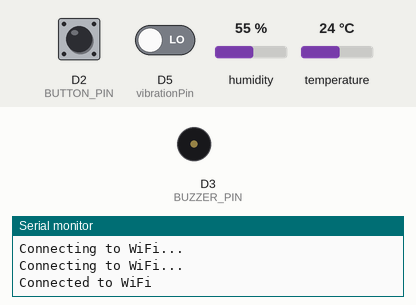
Recording of a sketch running on a simulated ESP8266 (NodeMCU). On the bench: buzzer (waves = sounding, pin HIGH), the last lines printed to the serial monitor. The test bench sets the inputs (shaded band); at power-on: D2 (BUTTON_PIN) HIGH, D5 (vibrationPin) LOW, humidity 55 %, temperature 24 °C. WiFi joins after 1.5 s; servers stay silent unless stated; uploads are accepted with an empty reply; random numbers use the default seed unless the sketch sets one.

Above: at 3.2 s.
3.3 s: D2 (BUTTON_PIN) pulled LOW for 0.15 s
At 3.9 s:
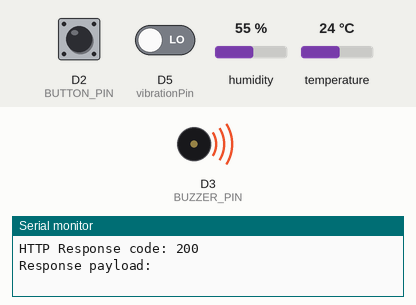
5.5 s: D2 (BUTTON_PIN) driven LOW and D5 (vibrationPin) driven HIGH
At 7.5 s:
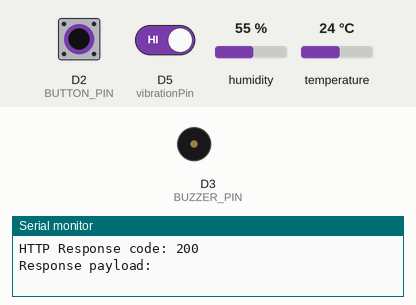
Timing chart, 0 to 9.0 s (numbered marks = the images above; inputs shaded):
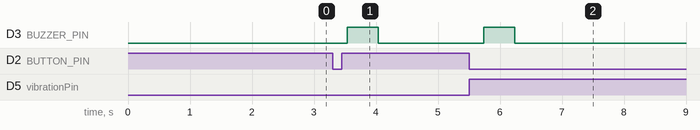

The sketch:

thesis.ino
```cpp
#include <ESP8266WiFi.h>
#include <ESP8266HTTPClient.h>
#include <ArduinoJson.h>
#include <DHT.h>

//const char* ssid = "Bus Security";
//const char* password = "12121212";
const char* ssid = "404_ERROR";
const char* password = "404notfound";
const char* serverUrl = "http://192.168.0.101:8080";

static const uint8_t D0   = 16;
static const uint8_t D1   = 5;
static const uint8_t D2   = 4;
static const uint8_t D3   = 0;
static const uint8_t D4   = 2;
static const uint8_t D5   = 14;
static const uint8_t D6   = 12;
static const uint8_t D7   = 13;
static const uint8_t D8   = 15;
static const uint8_t D9   = 3;
static const uint8_t D10  = 1;

int retryCount = 3; // Number of retry attempts

#define vibrationPin D5 //for vibration sensor
String vibrationMessage;

#define DHTPIN D1  // Pin where the DHT11 sensor is connected
#define DHTTYPE DHT11
DHT dht(DHTPIN, DHTTYPE);

#define BUTTON_PIN D2  // Pin where the push button is connected
#define BUZZER_PIN D3  // Pin where the buzzer is connected


bool buttonState = false;
bool lastButtonState = false;

void setup() {
  Serial.begin(9600);
  dht.begin();
  pinMode(BUTTON_PIN, INPUT_PULLUP);
  pinMode(BUZZER_PIN, OUTPUT);
  pinMode(vibrationPin, INPUT);

  // Connect to Wi-Fi
  WiFi.begin(ssid, password);
  while (WiFi.status() != WL_CONNECTED) {
    delay(1000);
    Serial.println("Connecting to WiFi...");
  }
  Serial.println("Connected to WiFi");
}

float generateRandomValue() {
  // Generate a random value between 0 and 1000 (scaled to 0-10)
  int randomValue = random(1001);

  // Convert the random value to a float and divide by 100 to get values between 0 and 10
  float scaledValue = (float)randomValue / 100.0;

  return scaledValue;
}

void loop() {
  buttonState = digitalRead(BUTTON_PIN);

  if (buttonState != lastButtonState) {
    if (buttonState == LOW) {
      float humidity = dht.readHumidity();
      float temperature = dht.readTemperature();
      int vibrationState = digitalRead(vibrationPin);
      bool isVibrationDetected = (vibrationState == HIGH);
      float vibrationValue;
      if (isVibrationDetected) {
          vibrationMessage = "true"; // Store message when vibration is detected
          vibrationValue = generateRandomValue();
        } else {
          vibrationMessage = "false"; // Store message when no vibration is detected
          vibrationValue=0;
        }

      if (!isnan(humidity) && !isnan(temperature)) {
       StaticJsonDocument<200> jsonDocument;
        jsonDocument["temperature"] = temperature;
        jsonDocument["humidity"] = humidity;
        jsonDocument["vibration"] = vibrationMessage;
        jsonDocument["vibrationValue"] = vibrationValue;

        String jsonString;
        serializeJson(jsonDocument, jsonString);

        Serial.println(jsonString);


          WiFiClient client;
          HTTPClient http;
          http.begin(client, serverUrl);
          http.addHeader("Content-Type", "application/json");
          int httpCode = http.POST(jsonString);
          Serial.print("HTTP Response code: ");
          Serial.println(httpCode);


            // HTTP request successful
            String payload = http.getString();
            Serial.println("Response payload: " + payload);

            DynamicJsonDocument doc(1024);
            deserializeJson(doc, payload);
            JsonObject obj = doc.as<JsonObject>();


            // Beep the buzzer upon successful data transmission
            digitalWrite(BUZZER_PIN, HIGH);
            delay(500); // Adjust beep duration if needed
            digitalWrite(BUZZER_PIN, LOW);


           http.end();


      } else {
        Serial.println("Failed to read from DHT sensor");
      }
    }
  }
  lastButtonState = buttonState;
}
```

Measured:
- after the input at 3.3 s, D3 (BUZZER_PIN): LOW → HIGH after 0.23 s, → LOW 0.50 s later
- after the input at 5.5 s, D3 (BUZZER_PIN): LOW → HIGH after 0.24 s, → LOW 0.50 s later
